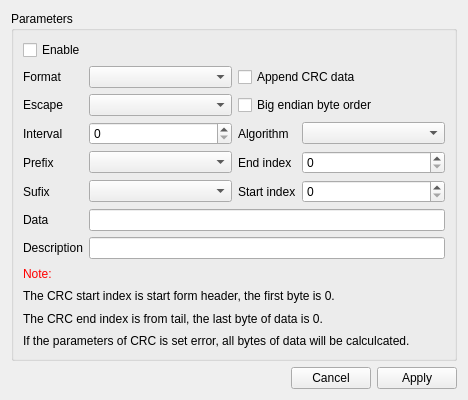
<?xml version="1.0" encoding="UTF-8"?>
<ui version="4.0">
 <class>SAKEmitterToolUiEditor</class>
 <widget class="QWidget" name="SAKEmitterToolUiEditor">
  <property name="geometry">
   <rect>
    <x>0</x>
    <y>0</y>
    <width>468</width>
    <height>400</height>
   </rect>
  </property>
  <property name="windowTitle">
   <string notr="true">Form</string>
  </property>
  <layout class="QGridLayout" name="gridLayout">
   <item row="0" column="0" colspan="3">
    <widget class="QGroupBox" name="groupBox">
     <property name="title">
      <string>Parameters</string>
     </property>
     <layout class="QGridLayout" name="gridLayout_2">
      <item row="2" column="0">
       <widget class="QLabel" name="label_2">
        <property name="sizePolicy">
         <sizepolicy hsizetype="Fixed" vsizetype="Preferred">
          <horstretch>0</horstretch>
          <verstretch>0</verstretch>
         </sizepolicy>
        </property>
        <property name="text">
         <string>Format</string>
        </property>
       </widget>
      </item>
      <item row="4" column="3">
       <widget class="SAKCrcAlgorithmComboBox" name="comboBoxAlgorithm"/>
      </item>
      <item row="4" column="2">
       <widget class="QLabel" name="label_7">
        <property name="sizePolicy">
         <sizepolicy hsizetype="Fixed" vsizetype="Preferred">
          <horstretch>0</horstretch>
          <verstretch>0</verstretch>
         </sizepolicy>
        </property>
        <property name="text">
         <string>Algorithm</string>
        </property>
       </widget>
      </item>
      <item row="5" column="0">
       <widget class="QLabel" name="label_5">
        <property name="sizePolicy">
         <sizepolicy hsizetype="Fixed" vsizetype="Preferred">
          <horstretch>0</horstretch>
          <verstretch>0</verstretch>
         </sizepolicy>
        </property>
        <property name="text">
         <string>Prefix</string>
        </property>
       </widget>
      </item>
      <item row="4" column="1">
       <widget class="QSpinBox" name="spinBoxInterval">
        <property name="maximum">
         <number>10000</number>
        </property>
       </widget>
      </item>
      <item row="6" column="1">
       <widget class="SAKAffixesComboBox" name="comboBoxSufix"/>
      </item>
      <item row="3" column="1">
       <widget class="SAKEscapeCharacterComboBox" name="comboBoxEscaoe"/>
      </item>
      <item row="4" column="0">
       <widget class="QLabel" name="label_4">
        <property name="sizePolicy">
         <sizepolicy hsizetype="Fixed" vsizetype="Preferred">
          <horstretch>0</horstretch>
          <verstretch>0</verstretch>
         </sizepolicy>
        </property>
        <property name="text">
         <string>Interval</string>
        </property>
       </widget>
      </item>
      <item row="5" column="3">
       <widget class="QSpinBox" name="spinBoxEndIndex"/>
      </item>
      <item row="8" column="1" colspan="3">
       <widget class="QLineEdit" name="lineEditData"/>
      </item>
      <item row="9" column="0">
       <widget class="QLabel" name="label">
        <property name="sizePolicy">
         <sizepolicy hsizetype="Fixed" vsizetype="Preferred">
          <horstretch>0</horstretch>
          <verstretch>0</verstretch>
         </sizepolicy>
        </property>
        <property name="text">
         <string>Description</string>
        </property>
       </widget>
      </item>
      <item row="5" column="2">
       <widget class="QLabel" name="label_9">
        <property name="sizePolicy">
         <sizepolicy hsizetype="Fixed" vsizetype="Preferred">
          <horstretch>0</horstretch>
          <verstretch>0</verstretch>
         </sizepolicy>
        </property>
        <property name="text">
         <string>End index</string>
        </property>
       </widget>
      </item>
      <item row="9" column="1" colspan="3">
       <widget class="QLineEdit" name="lineEditDescription">
        <property name="sizePolicy">
         <sizepolicy hsizetype="Expanding" vsizetype="Fixed">
          <horstretch>0</horstretch>
          <verstretch>0</verstretch>
         </sizepolicy>
        </property>
       </widget>
      </item>
      <item row="0" column="0" colspan="4">
       <widget class="QCheckBox" name="checkBoxEnable">
        <property name="text">
         <string>Enable</string>
        </property>
       </widget>
      </item>
      <item row="13" column="0" colspan="4">
       <widget class="QLabel" name="label_13">
        <property name="text">
         <string>If the parameters of CRC is set error, all bytes of data will be calculcated.</string>
        </property>
       </widget>
      </item>
      <item row="5" column="1">
       <widget class="SAKAffixesComboBox" name="comboBoxPrefix"/>
      </item>
      <item row="12" column="0" colspan="4">
       <widget class="QLabel" name="label_12">
        <property name="text">
         <string>The CRC end index is from tail, the last byte of data is 0.</string>
        </property>
       </widget>
      </item>
      <item row="3" column="0">
       <widget class="QLabel" name="label_3">
        <property name="sizePolicy">
         <sizepolicy hsizetype="Fixed" vsizetype="Preferred">
          <horstretch>0</horstretch>
          <verstretch>0</verstretch>
         </sizepolicy>
        </property>
        <property name="text">
         <string>Escape</string>
        </property>
       </widget>
      </item>
      <item row="6" column="3">
       <widget class="QSpinBox" name="spinBoxStartIndex">
        <property name="toolTip">
         <string notr="true">11</string>
        </property>
       </widget>
      </item>
      <item row="2" column="1">
       <widget class="SAKTextFormatComboBox" name="comboBoxFormat">
        <property name="sizePolicy">
         <sizepolicy hsizetype="Preferred" vsizetype="Fixed">
          <horstretch>0</horstretch>
          <verstretch>0</verstretch>
         </sizepolicy>
        </property>
       </widget>
      </item>
      <item row="8" column="0">
       <widget class="QLabel" name="label_10">
        <property name="sizePolicy">
         <sizepolicy hsizetype="Fixed" vsizetype="Preferred">
          <horstretch>0</horstretch>
          <verstretch>0</verstretch>
         </sizepolicy>
        </property>
        <property name="text">
         <string>Data</string>
        </property>
       </widget>
      </item>
      <item row="3" column="2" colspan="2">
       <widget class="QCheckBox" name="checkBoxBigEndian">
        <property name="text">
         <string>Big endian byte order</string>
        </property>
       </widget>
      </item>
      <item row="6" column="0">
       <widget class="QLabel" name="label_6">
        <property name="sizePolicy">
         <sizepolicy hsizetype="Fixed" vsizetype="Preferred">
          <horstretch>0</horstretch>
          <verstretch>0</verstretch>
         </sizepolicy>
        </property>
        <property name="text">
         <string>Sufix</string>
        </property>
       </widget>
      </item>
      <item row="6" column="2">
       <widget class="QLabel" name="label_8">
        <property name="sizePolicy">
         <sizepolicy hsizetype="Fixed" vsizetype="Preferred">
          <horstretch>0</horstretch>
          <verstretch>0</verstretch>
         </sizepolicy>
        </property>
        <property name="text">
         <string>Start index</string>
        </property>
       </widget>
      </item>
      <item row="2" column="2" colspan="2">
       <widget class="QCheckBox" name="checkBoxCrcEnable">
        <property name="text">
         <string>Append CRC data</string>
        </property>
       </widget>
      </item>
      <item row="11" column="0" colspan="4">
       <widget class="QLabel" name="label_11">
        <property name="sizePolicy">
         <sizepolicy hsizetype="Preferred" vsizetype="Preferred">
          <horstretch>0</horstretch>
          <verstretch>0</verstretch>
         </sizepolicy>
        </property>
        <property name="text">
         <string>The CRC start index is start form header, the first byte is 0.</string>
        </property>
        <property name="wordWrap">
         <bool>false</bool>
        </property>
       </widget>
      </item>
      <item row="10" column="0">
       <widget class="QLabel" name="label_14">
        <property name="styleSheet">
         <string notr="true">QLabel{color:red}</string>
        </property>
        <property name="text">
         <string>Note:</string>
        </property>
       </widget>
      </item>
     </layout>
    </widget>
   </item>
   <item row="1" column="0">
    <spacer name="horizontalSpacer">
     <property name="orientation">
      <enum>Qt::Horizontal</enum>
     </property>
     <property name="sizeHint" stdset="0">
      <size>
       <width>40</width>
       <height>20</height>
      </size>
     </property>
    </spacer>
   </item>
   <item row="1" column="1">
    <widget class="QPushButton" name="pushButtonCancel">
     <property name="text">
      <string>Cancel</string>
     </property>
    </widget>
   </item>
   <item row="1" column="2">
    <widget class="QPushButton" name="pushButtonApply">
     <property name="text">
      <string>Apply</string>
     </property>
    </widget>
   </item>
  </layout>
 </widget>
 <customwidgets>
  <customwidget>
   <class>SAKEscapeCharacterComboBox</class>
   <extends>QComboBox</extends>
   <header location="global">sakescapecharactercombobox.h</header>
  </customwidget>
  <customwidget>
   <class>SAKTextFormatComboBox</class>
   <extends>QComboBox</extends>
   <header location="global">saktextformatcombobox.h</header>
  </customwidget>
  <customwidget>
   <class>SAKAffixesComboBox</class>
   <extends>QComboBox</extends>
   <header location="global">sakaffixescombobox.h</header>
  </customwidget>
  <customwidget>
   <class>SAKCrcAlgorithmComboBox</class>
   <extends>QComboBox</extends>
   <header location="global">sakcrcalgorithmcombobox.h</header>
  </customwidget>
 </customwidgets>
 <resources/>
 <connections/>
</ui>
